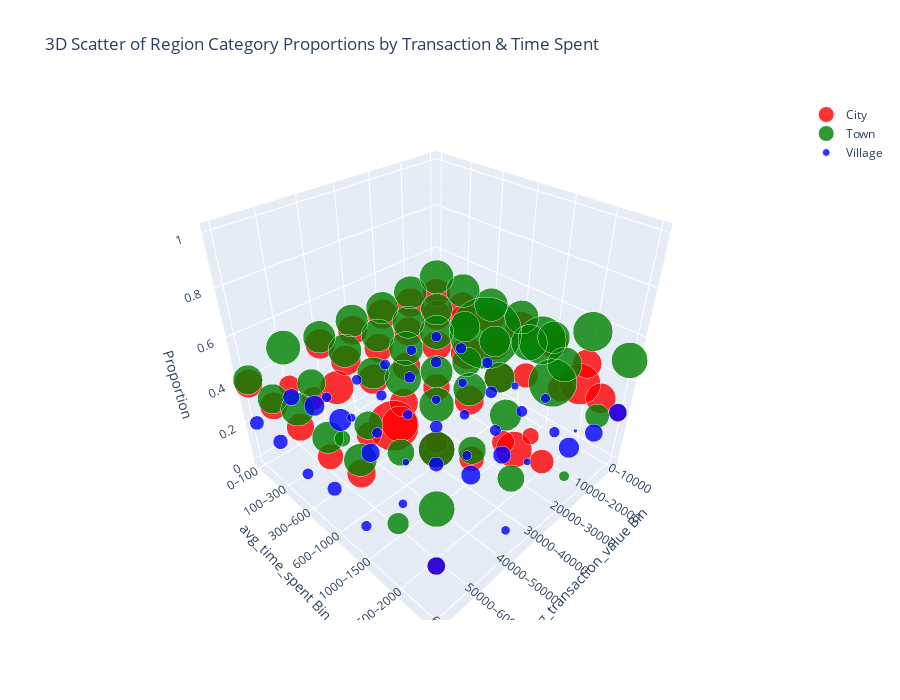

Notebook cell for this chart:
### Code cell
import pandas as pd
import numpy as np
import plotly.graph_objects as go

# Clean data
df_clean = df[['avg_transaction_value', 'avg_time_spent', 'region_category']].dropna()

# Define bins
tx_bins = [0, 10000, 20000, 30000, 40000, 50000, 60000, df_clean['avg_transaction_value'].max()]
time_bins = [0, 100, 300, 600, 1000, 1500, 2000, df_clean['avg_time_spent'].max()]

tx_labels = [f'{tx_bins[i]}–{int(tx_bins[i+1])}' for i in range(len(tx_bins)-1)]
time_labels = [f'{time_bins[i]}–{int(time_bins[i+1])}' for i in range(len(time_bins)-1)]

df_clean['tx_bin'] = pd.cut(df_clean['avg_transaction_value'], bins=tx_bins, labels=tx_labels, include_lowest=True)
df_clean['time_bin'] = pd.cut(df_clean['avg_time_spent'], bins=time_bins, labels=time_labels, include_lowest=True)

# Group and calculate proportions
grouped = df_clean.groupby(['tx_bin', 'time_bin', 'region_category']).size().reset_index(name='count')
totals = grouped.groupby(['tx_bin', 'time_bin'])['count'].sum().reset_index(name='total')
merged = pd.merge(grouped, totals, on=['tx_bin', 'time_bin'])
merged['proportion'] = merged['count'] / merged['total']

# Create codes for 3D coordinates
merged['x'] = merged['tx_bin'].cat.codes
merged['y'] = merged['time_bin'].cat.codes
merged['z'] = merged['proportion']

# Prepare traces
fig = go.Figure()
colors = ['red', 'green', 'blue', 'orange', 'purple']
regions = merged['region_category'].unique()

for i, region in enumerate(regions):
    region_data = merged[merged['region_category'] == region]
    fig.add_trace(go.Scatter3d(
        x=region_data['x'],
        y=region_data['y'],
        z=region_data['z'],
        mode='markers',
        marker=dict(
            size=region_data['z'] * 50,  # Adjust marker size
            color=colors[i % len(colors)],
            opacity=0.8
        ),
        name=region
    ))

# Layout
fig.update_layout(
    title='3D Scatter of Region Category Proportions by Transaction & Time Spent',
    scene=dict(
        xaxis=dict(title='avg_transaction_value Bin', tickvals=list(range(len(tx_labels))), ticktext=tx_labels),
        yaxis=dict(title='avg_time_spent Bin', tickvals=list(range(len(time_labels))), ticktext=time_labels),
        zaxis=dict(title='Proportion')
    ),
    height=700,
    showlegend=True
)

fig.show()

### Figure 1 — Plotly figure (JSON) as saved in the notebook; plotly's stock layout.template omitted (floating-point values rounded to 4 significant figures)
{"data": [{"marker": {"color": "red", "opacity": 0.8, "size": [19.42, 19.2, 19.41, 21.15, 21.13, 20, 12.5, 20.17, 20.39, 22.55, 20.41, 17.15, 18.52, 20.83, 20.66, 19.93, 20.28, 22.6, 21.07, 11.67, 28.57, 20.27, 19.81, 19.4, 18.73, 20.39, 15.62, 16.67, 20.73, 20.78, 20.67, 19.76, 15.7, 17.31, 25, 14.53, 16.06, 23.26, 17.39, 25, 25, 0, 19.65, 19.05, 19.11, 17.79, 19.85, 35, 12.5]}, "mode": "markers", "name": "City", "type": "scatter3d", "x": [0, 0, 0, 0, 0, 0, 0, 1, 1, 1, 1, 1, 1, 1, 2, 2, 2, 2, 2, 2, 2, 3, 3, 3, 3, 3, 3, 3, 4, 4, 4, 4, 4, 4, 4, 5, 5, 5, 5, 5, 5, 5, 6, 6, 6, 6, 6, 6, 6], "y": [0, 1, 2, 3, 4, 5, 6, 0, 1, 2, 3, 4, 5, 6, 0, 1, 2, 3, 4, 5, 6, 0, 1, 2, 3, 4, 5, 6, 0, 1, 2, 3, 4, 5, 6, 0, 1, 2, 3, 4, 5, 6, 0, 1, 2, 3, 4, 5, 6], "z": [0.3885, 0.3839, 0.3882, 0.4231, 0.4226, 0.4, 0.25, 0.4034, 0.4077, 0.4509, 0.4082, 0.343, 0.3704, 0.4167, 0.4132, 0.3986, 0.4055, 0.452, 0.4213, 0.2333, 0.5714, 0.4055, 0.3962, 0.3881, 0.3746, 0.4078, 0.3125, 0.3333, 0.4146, 0.4155, 0.4133, 0.3953, 0.314, 0.3462, 0.5, 0.2907, 0.3211, 0.4651, 0.3478, 0.5, 0.5, 0, 0.3931, 0.3811, 0.3822, 0.3558, 0.3971, 0.7, 0.25]}, {"marker": {"color": "green", "opacity": 0.8, "size": [23.53, 23.21, 23.03, 23.46, 22.32, 27.5, 25, 22.75, 21.87, 21.17, 21.35, 25, 24.07, 16.67, 22.26, 22.25, 23.55, 20.46, 21.07, 33.33, 7.143, 22.62, 22.8, 23.62, 22.41, 22.91, 21.88, 33.33, 22.42, 23.12, 22.12, 25.34, 24.13, 19.23, 18.75, 23.84, 19.72, 11.05, 19.57, 18.75, 25, 50, 20.52, 20.7, 23.17, 22.12, 22.79, 15, 25]}, "mode": "markers", "name": "Town", "type": "scatter3d", "x": [0, 0, 0, 0, 0, 0, 0, 1, 1, 1, 1, 1, 1, 1, 2, 2, 2, 2, 2, 2, 2, 3, 3, 3, 3, 3, 3, 3, 4, 4, 4, 4, 4, 4, 4, 5, 5, 5, 5, 5, 5, 5, 6, 6, 6, 6, 6, 6, 6], "y": [0, 1, 2, 3, 4, 5, 6, 0, 1, 2, 3, 4, 5, 6, 0, 1, 2, 3, 4, 5, 6, 0, 1, 2, 3, 4, 5, 6, 0, 1, 2, 3, 4, 5, 6, 0, 1, 2, 3, 4, 5, 6, 0, 1, 2, 3, 4, 5, 6], "z": [0.4707, 0.4642, 0.4605, 0.4692, 0.4464, 0.55, 0.5, 0.455, 0.4374, 0.4233, 0.427, 0.5, 0.4815, 0.3333, 0.4451, 0.445, 0.4709, 0.4093, 0.4213, 0.6667, 0.1429, 0.4523, 0.4561, 0.4724, 0.4482, 0.4581, 0.4375, 0.6667, 0.4485, 0.4624, 0.4424, 0.5068, 0.4826, 0.3846, 0.375, 0.4767, 0.3945, 0.2209, 0.3913, 0.375, 0.5, 1, 0.4104, 0.4141, 0.4633, 0.4423, 0.4559, 0.3, 0.5]}, {"marker": {"color": "blue", "opacity": 0.8, "size": [7.043, 7.591, 7.566, 5.385, 6.548, 2.5, 12.5, 7.079, 7.746, 6.288, 8.24, 7.849, 7.407, 12.5, 7.082, 7.817, 6.177, 6.94, 7.865, 5, 14.29, 7.109, 7.386, 6.977, 8.863, 6.704, 12.5, 0, 6.845, 6.106, 7.212, 4.899, 10.17, 13.46, 6.25, 11.63, 14.22, 15.7, 13.04, 6.25, 0, 0, 9.827, 10.24, 7.722, 10.1, 7.353, 0, 12.5]}, "mode": "markers", "name": "Village", "type": "scatter3d", "x": [0, 0, 0, 0, 0, 0, 0, 1, 1, 1, 1, 1, 1, 1, 2, 2, 2, 2, 2, 2, 2, 3, 3, 3, 3, 3, 3, 3, 4, 4, 4, 4, 4, 4, 4, 5, 5, 5, 5, 5, 5, 5, 6, 6, 6, 6, 6, 6, 6], "y": [0, 1, 2, 3, 4, 5, 6, 0, 1, 2, 3, 4, 5, 6, 0, 1, 2, 3, 4, 5, 6, 0, 1, 2, 3, 4, 5, 6, 0, 1, 2, 3, 4, 5, 6, 0, 1, 2, 3, 4, 5, 6, 0, 1, 2, 3, 4, 5, 6], "z": [0.1409, 0.1518, 0.1513, 0.1077, 0.131, 0.05, 0.25, 0.1416, 0.1549, 0.1258, 0.1648, 0.157, 0.1481, 0.25, 0.1416, 0.1563, 0.1235, 0.1388, 0.1573, 0.1, 0.2857, 0.1422, 0.1477, 0.1395, 0.1773, 0.1341, 0.25, 0, 0.1369, 0.1221, 0.1442, 0.09797, 0.2035, 0.2692, 0.125, 0.2326, 0.2844, 0.314, 0.2609, 0.125, 0, 0, 0.1965, 0.2048, 0.1544, 0.2019, 0.1471, 0, 0.25]}], "layout": {"height": 700, "scene": {"xaxis": {"ticktext": ["0–10000", "10000–20000", "20000–30000", "30000–40000", "40000–50000", "50000–60000", "60000–99914"], "tickvals": [0, 1, 2, 3, 4, 5, 6], "title": {"text": "avg_transaction_value Bin"}}, "yaxis": {"ticktext": ["0–100", "100–300", "300–600", "600–1000", "1000–1500", "1500–2000", "2000–3040"], "tickvals": [0, 1, 2, 3, 4, 5, 6], "title": {"text": "avg_time_spent Bin"}}, "zaxis": {"title": {"text": "Proportion"}}}, "showlegend": true, "title": {"text": "3D Scatter of Region Category Proportions by Transaction & Time Spent"}}}
